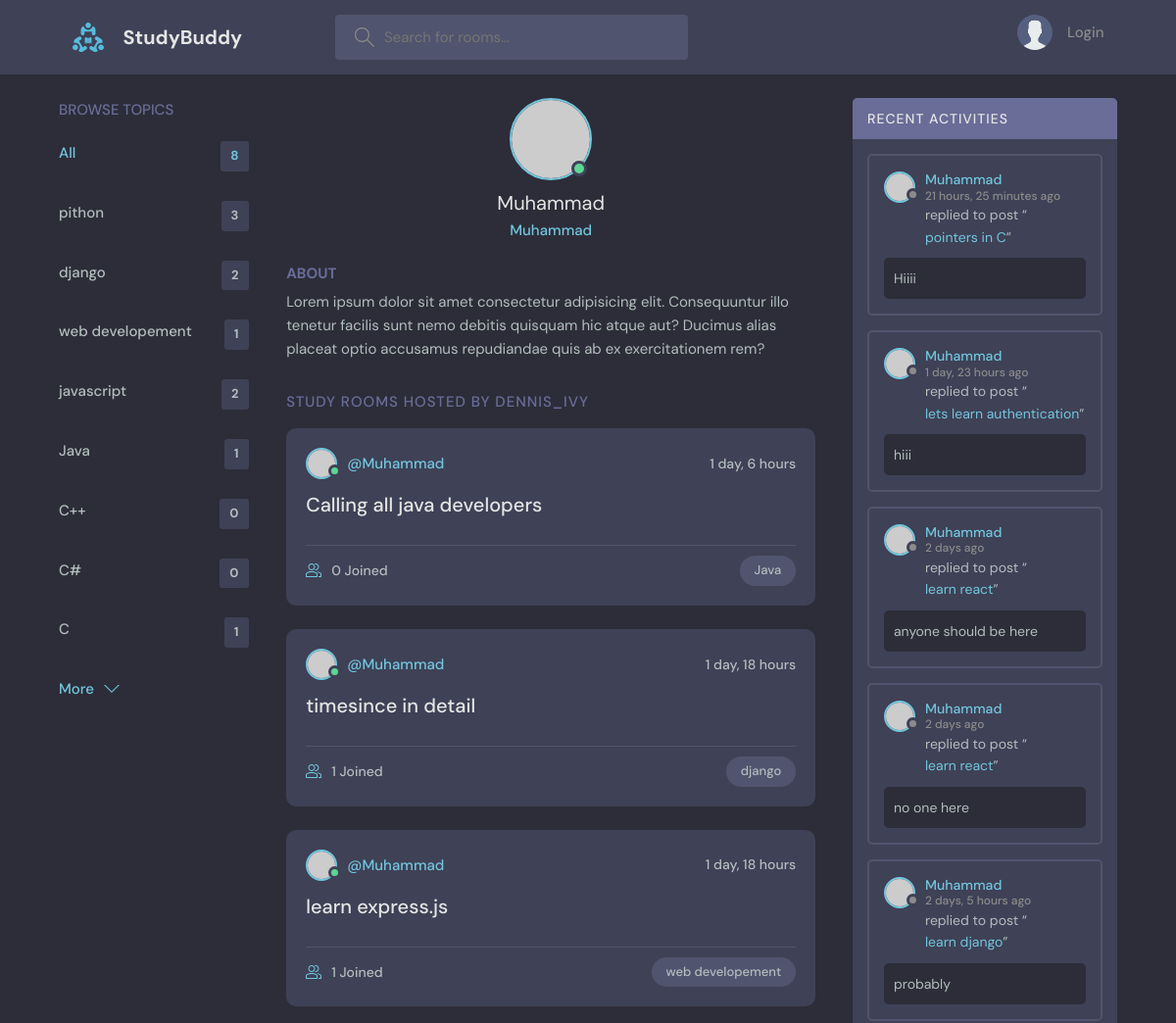
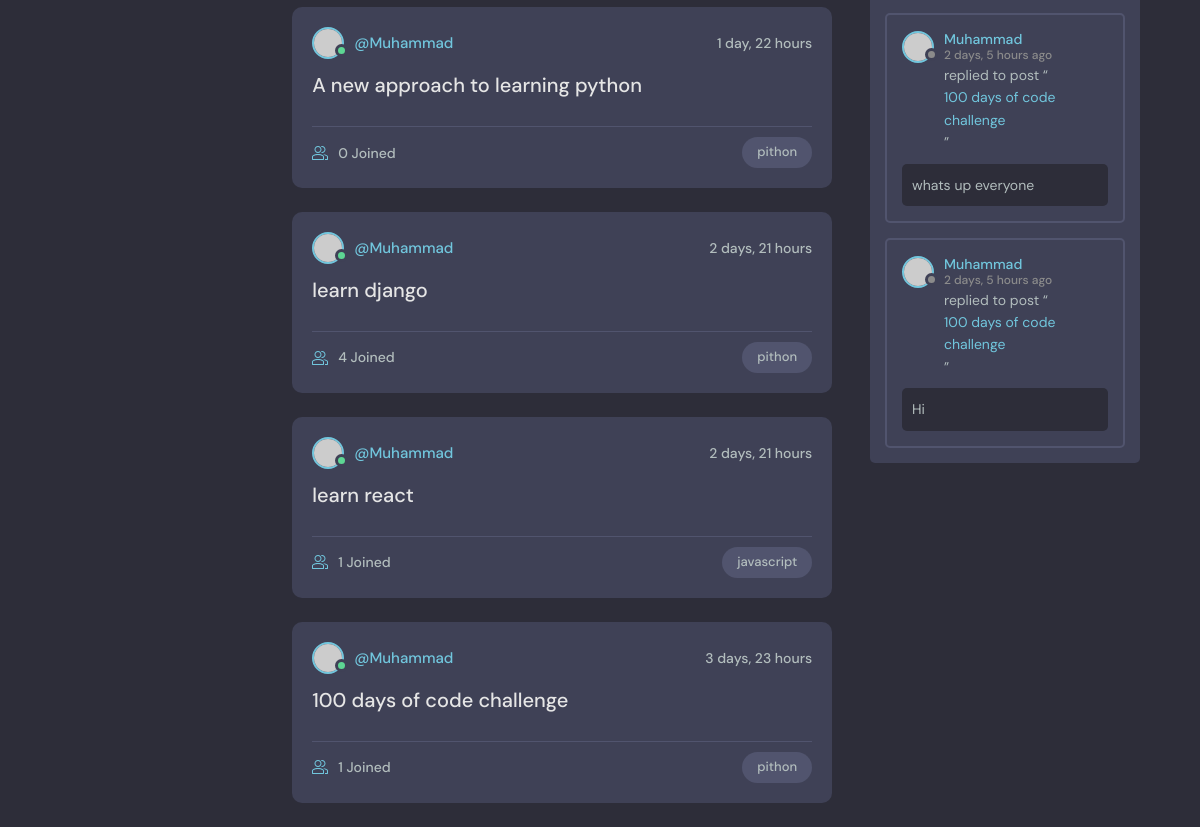
The app's page /profile/1 with its own data (2 pictures, top to bottom).
### base/models.py (models this page shows, shortened)
class Topic(models.Model):
    name = models.CharField(max_length=100)

class Room(models.Model):
    host = models.ForeignKey(User, on_delete=models.SET_NULL, null=True)
    topic = models.ForeignKey(Topic, on_delete=models.SET_NULL,null=True)
    name = models.CharField(max_length=200)
    description = models.TextField(null = True, blank=True )
    participants = models.ManyToManyField(User,related_name="participants",blank = True)
    updated = models.DateTimeField(auto_now=True)
    created = models.DateTimeField(auto_now_add=True)
    class Meta:
        ordering = ['-updated', '-created']
    def __str__(self):
        return self.name

class Message(models.Model):
    user = models.ForeignKey(User, on_delete=models.CASCADE)
    room = models.ForeignKey(Room, on_delete=models.CASCADE)
    body = models.TextField()
    updated = models.DateTimeField(auto_now=True)
    created = models.DateTimeField(auto_now_add=True)
    class Meta:
        ordering = ['-updated', '-created']

### base/views.py (the view)
# urls.py: path('profile/<str:pk>',views.UserProfile,name="user-profile"),
def UserProfile(request,pk):
    user = User.objects.get(id=pk)
    rooms = user.room_set.all()
    room_messages = user.message_set.all()
    topics = Topic.objects.all()
    context = {'user':user,'rooms':rooms, 'room_messages':room_messages, 'topics':topics}
    return render(request,'base/profile.html',context)

### base/templates/base/profile.html (shortened to what this page needs)
{% extends 'main.html' %}
{% block content %}
  <main class="profile-page layout layout--3">
    <div class="container">
      {% include 'base/topics-component.html' %}
      <div class="roomList">
        <div class="profile">
          <div class="profile__avatar">
            <div class="avatar avatar--large active">
              <img src="https://randomuser.me/api/portraits/men/11.jpg" />
            </div>
          </div>
          <div class="profile__info">
            <h3>{{user.username}}</h3>
            <p>{{user.username}}</p>
        </div>
          <div class="profile__about">
            <h3>About</h3>
            <p>
              Lorem ipsum dolor sit amet consectetur adipisicing elit. Consequuntur illo tenetur
              facilis sunt nemo debitis quisquam hic atque aut? Ducimus alias placeat optio
              accusamus repudiandae quis ab ex exercitationem rem?
            </p>
          </div>
        </div>
        <div class="roomList__header">
          <div>
            <h2>Study Rooms Hosted by dennis_ivy</a>
            </h2>
          </div>
        </div>
        {% include 'base/feed-component.html' %}
      </div>
      {% include 'base/activity-component.html' %}
    </div>
  </main>
{% endblock content %}

### templates/main.html (shortened to what this page needs)
<!DOCTYPE html>
{% load static %}
<html lang="en">
  <head>
    <link rel="stylesheet" href="{% static 'styles/style.css' %}" />
  </head>
  <body>
    {% include 'navbar.html' %}
    {% block content %}
    {% endblock content %}
  </body>
</html>

### templates/navbar.html (shortened to what this page needs)
{% load static %}
<header class="header header--loggedIn">
    <div class="container">
      <a href="{% url 'home' %}" class="header__logo">
        <img src="{% static 'images/logo.svg' %}" />
        <h1>StudyBuddy</h1>
      </a>
      <form class="header__search" method="GET" action="{% url 'home' %}">
        <label>
          <input  name = "q" placeholder="Search for rooms..." />
        </label>
      </form>
      <nav class="header__menu">
        {% if request.user.is_authenticated %}
        <div class="header__user">
          <a href="{% url 'update-user' %}">
            <div class="avatar avatar--medium active">
              <img src="https://randomuser.me/api/portraits/men/37.jpg" />
            </div>
            <p>{{request.user.username}} <span>@{{request.user.username}}</span></p>
          </a>
          <button class="dropdown-button">
            <svg version="1.1" xmlns="http://www.w3.org/2000/svg" width="32" height="32" viewBox="0 0 32 32">
              <title>chevron-down</title>
              <path d="M16 21l-13-13h-3l16 16 16-16h-3l-13 13z"></path>
            </svg>
          </button>
        </div>
        {% else %}
         <a href="{% url 'login' %}">
          <img src="{% static 'images/avatar.svg' %}" />
          <p>Login</p>
        </a>
        {% endif %}
      </nav>
    </div>
  </header>

### base/templates/base/topics-component.html
<div class="topics">
  <div class="topics__header">
    <h2>Browse Topics</h2>
  </div>
  <ul class="topics__list">
    <li>
      <a href="{% url 'home' %}" class="active">All <span>{{topics.count}}</span></a>
    </li>
    {% for topic in topics %}
    <li>
      <a href="{% url 'home'%}?q={{topic.name}}">{{topic.name}} <span>{{topic.room_set.all.count}}</span></a>
    </li>
 {% endfor %}
  </ul>
  <a class="btn btn--link" href="{% url 'topics' %}">
    More
    <svg version="1.1" xmlns="http://www.w3.org/2000/svg" width="32" height="32" viewBox="0 0 32 32">
      <title>chevron-down</title>
      <path d="M16 21l-13-13h-3l16 16 16-16h-3l-13 13z"></path>
    </svg>
  </a>
</div>

### base/templates/base/feed-component.html (shortened to what this page needs)
{% for room in rooms %}
<div class="roomListRoom">
    <div class="roomListRoom__header">
      <a href="{% url 'user-profile' room.host.id %}" class="roomListRoom__author">
        <div class="avatar avatar--small active">
          <img src="https://randomuser.me/api/portraits/men/11.jpg" />
        </div>
        <span>@{{room.host.username}}</span>
      </a>
      <div class="roomListRoom__actions">
        <span>{{room.created|timesince}}</span>
      </div>
    </div>
    <div class="roomListRoom__content">
      <a href="{% url 'room' room.id %}">{{room.name}}</a>
    </div>
    <div class="roomListRoom__meta">
      <a href="{% url 'room' room.id %}" class="roomListRoom__joined">
       {{room.participants.all.count}} Joined
      </a>
      <p class="roomListRoom__topic">{{room.topic.name}}</p>
    </div>
  </div>
  {% endfor %}

### base/templates/base/activity-component.html (shortened to what this page needs)
<div class="activities">
    <div class="activities__header">
      <h2>Recent Activities</h2>
    </div>
    {% for message in room_messages %}
    <div class="activities__box">
      <div class="activities__boxHeader roomListRoom__header">
        <a href="{% url 'user-profile' message.user.id %}" class="roomListRoom__author">
          <div class="avatar avatar--small">
            <img src="https://randomuser.me/api/portraits/women/11.jpg" />
          </div>
          <p>
            {{message.user}}
            <span>{{message.created|timesince}} ago</span>
          </p>
        </a>
      </div>
      <div class="activities__boxContent">
        <p>replied to post “<a href="{% url 'room' message.room.id %}">{{message.room}}</a>”</p>
        <div class="activities__boxRoomContent">
{{message.body}}        </div>
      </div>
    </div>
  {% endfor %}
  </div>

### records on screen
Topic: name "pithon", room_set.all.count "3"
Topic: name "django", room_set.all.count "2"
Topic: name "web developement", room_set.all.count "1"
Topic: name "javascript", room_set.all.count "2"
Topic: name "Java", room_set.all.count "1"
Topic: name "C++", room_set.all.count "0"
Topic: name "C#", room_set.all.count "0"
Topic: name "C", room_set.all.count "1"
Room: host.username "Muhammad", created "1 day, 6 hours", name "Calling all java developers", participants.all.count "0", topic.name "Java"
Room: host.username "Muhammad", created "1 day, 18 hours", name "timesince in detail", participants.all.count "1", topic.name "django"
Room: host.username "Muhammad", created "1 day, 18 hours", name "learn express.js", participants.all.count "1", topic.name "web developement"
Room: host.username "Muhammad", created "1 day, 22 hours", name "A new approach to learning python", participants.all.count "0", topic.name "pithon"
Room: host.username "Muhammad", created "2 days, 21 hours", name "learn django", participants.all.count "4", topic.name "pithon"
Room: host.username "Muhammad", created "2 days, 21 hours", name "learn react", participants.all.count "1", topic.name "javascript"
Room: host.username "Muhammad", created "3 days, 23 hours", name "100 days of code challenge", participants.all.count "1", topic.name "pithon"
Message: user "Muhammad", created "21 hours, 25 minutes", room "pointers in C", body "Hiiii"
Message: user "Muhammad", created "1 day, 23 hours", room "lets learn authentication", body "hiii"
Message: user "Muhammad", created "2 days", room "learn react", body "anyone should be here"
Message: user "Muhammad", created "2 days", room "learn react", body "no one here"
Message: user "Muhammad", created "2 days, 5 hours", room "learn django", body "probably"
Message: user "Muhammad", created "2 days, 5 hours", room "100 days of code challenge", body "whats up everyone"
Message: user "Muhammad", created "2 days, 5 hours", room "100 days of code challenge", body "Hi"

### other values on screen
{{ topics.count }} "8"
{{ user.username }} "Muhammad"
